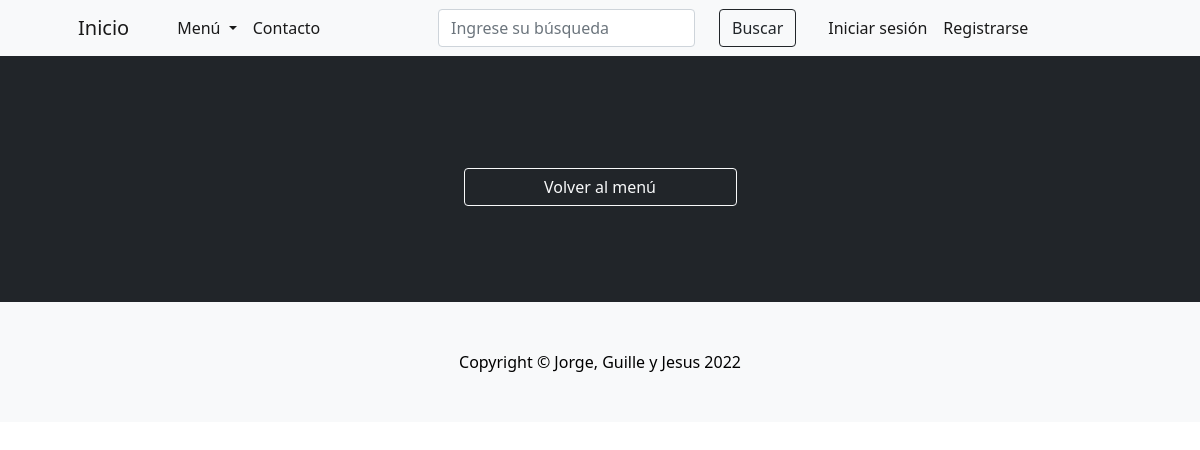
Before: /entradas/eliminar-entrada/2/ with the older database file.
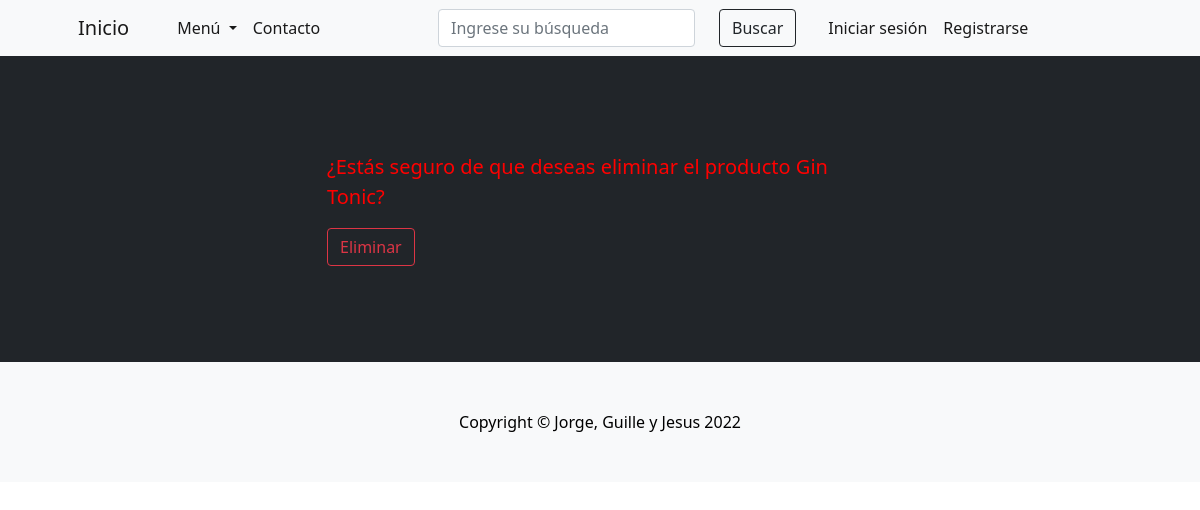
After: the same page with the newer database file.
### entradas/models.py (models this page shows)
class Entradas(models.Model):
    nombre = models.CharField(max_length=30)
    descripcion = models.CharField(max_length=50, blank=True, null=True)
    precio = models.FloatField()
    is_active = models.BooleanField(default=True)
    class Meta:
        verbose_name = 'entrada'
        verbose_name_plural = 'entradas'

### entradas/views.py (the view)
# urls.py: path('eliminar-entrada/<int:pk>/', eliminar_entrada, name ='eliminar-entrada'),
def eliminar_entrada(request, pk):
    try:
        if request.method == 'GET':
            entrada = Entradas.objects.get(id=pk)
            context = {'entrada':entrada}
        else:
            entrada = Entradas.objects.get(id=pk)
            entrada.delete()
            context = {'message':'Producto eliminado correctamente'}
        return render(request, 'eliminar_entrada.html', context=context)
    except:
        context = {'error': 'El producto no existe'}
        return render(request, 'eliminar_entrada.html', context=context)

### RestaurantPython/templates/eliminar_entrada.html (shortened to what this page needs)
{% extends 'base.html' %}
{% block contenido %}
<section class="py-5 bg-dark">
    <div class="container my-5">
        <div class="row justify-content-center">
            {% if entrada %}
            <div class="col-lg-6">
                <p class="lead" style="color: red">¿Estás seguro de que deseas eliminar el producto {{entrada.nombre}}?
            <form action="/entradas/eliminar-entrada/{{entrada.id}}/" method="POST">
                <button class="btn btn-outline-danger" type="submit">Eliminar</button>
            </form>
            </div>
            {% else %}
            <div class="col-lg-6">
            </div>
            <div class="row gx-4 gx-lg-5 row-cols-2 row-cols-md-3 row-cols-xl-4 justify-content-center">
                <a class="btn btn-outline-light" aria-current="page" href="/entradas/">Volver al menú</a>
            </div>
        </div>
        {% endif %}
    </div>
</section>
{% endblock %}

Changed rows visible on the page:
added Entradas: nombre "Gin Tonic"
Other visible differences:
text no longer shown: "Volver al menú"
text now shown: "¿Estás seguro de que deseas eliminar el producto ? Eliminar"
